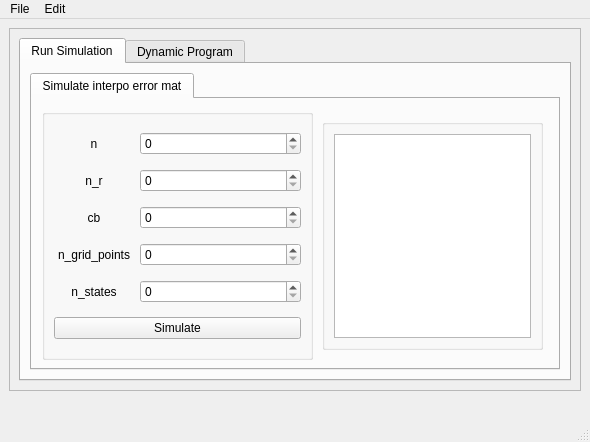
<?xml version="1.0" encoding="UTF-8"?>
<ui version="4.0">
 <class>MainWindow</class>
 <widget class="QMainWindow" name="MainWindow">
  <property name="geometry">
   <rect>
    <x>0</x>
    <y>0</y>
    <width>590</width>
    <height>442</height>
   </rect>
  </property>
  <property name="maximumSize">
   <size>
    <width>590</width>
    <height>442</height>
   </size>
  </property>
  <property name="windowTitle">
   <string>MainWindow</string>
  </property>
  <widget class="QWidget" name="centralwidget">
   <layout class="QGridLayout" name="gridLayout">
    <item row="0" column="0">
     <widget class="QFrame" name="frame">
      <property name="frameShape">
       <enum>QFrame::StyledPanel</enum>
      </property>
      <property name="frameShadow">
       <enum>QFrame::Raised</enum>
      </property>
      <layout class="QGridLayout" name="gridLayout_2">
       <item row="0" column="0">
        <widget class="QTabWidget" name="tabWidget">
         <property name="currentIndex">
          <number>0</number>
         </property>
         <widget class="QWidget" name="tab">
          <attribute name="title">
           <string>Run Simulation</string>
          </attribute>
          <layout class="QGridLayout" name="gridLayout_3">
           <item row="0" column="0">
            <widget class="QTabWidget" name="tabWidget_2">
             <property name="currentIndex">
              <number>0</number>
             </property>
             <widget class="QWidget" name="tab_3">
              <attribute name="title">
               <string>Simulate interpo error mat</string>
              </attribute>
              <widget class="QWidget" name="widget" native="true">
               <property name="geometry">
                <rect>
                 <x>10</x>
                 <y>10</y>
                 <width>501</width>
                 <height>251</height>
                </rect>
               </property>
               <widget class="QGroupBox" name="groupBox">
                <property name="geometry">
                 <rect>
                  <x>0</x>
                  <y>0</y>
                  <width>271</width>
                  <height>251</height>
                 </rect>
                </property>
                <property name="title">
                 <string/>
                </property>
                <layout class="QGridLayout" name="gridLayout_4">
                 <item row="3" column="0">
                  <widget class="QLabel" name="label_4">
                   <property name="text">
                    <string>n_grid_points</string>
                   </property>
                   <property name="alignment">
                    <set>Qt::AlignCenter</set>
                   </property>
                  </widget>
                 </item>
                 <item row="0" column="0">
                  <widget class="QLabel" name="label">
                   <property name="text">
                    <string>n</string>
                   </property>
                   <property name="alignment">
                    <set>Qt::AlignCenter</set>
                   </property>
                  </widget>
                 </item>
                 <item row="5" column="0" colspan="3">
                  <widget class="QPushButton" name="btn_simulate">
                   <property name="text">
                    <string>Simulate</string>
                   </property>
                  </widget>
                 </item>
                 <item row="0" column="1" colspan="2">
                  <widget class="QDoubleSpinBox" name="txt_n">
                   <property name="decimals">
                    <number>0</number>
                   </property>
                   <property name="maximum">
                    <double>999999999999999983222784.000000000000000</double>
                   </property>
                  </widget>
                 </item>
                 <item row="1" column="1" colspan="2">
                  <widget class="QDoubleSpinBox" name="txt_n_r">
                   <property name="decimals">
                    <number>0</number>
                   </property>
                   <property name="maximum">
                    <double>10000000000000000000000.000000000000000</double>
                   </property>
                  </widget>
                 </item>
                 <item row="2" column="1" colspan="2">
                  <widget class="QDoubleSpinBox" name="txt_cb">
                   <property name="decimals">
                    <number>0</number>
                   </property>
                   <property name="maximum">
                    <double>1000000000000000000000.000000000000000</double>
                   </property>
                  </widget>
                 </item>
                 <item row="1" column="0">
                  <widget class="QLabel" name="label_2">
                   <property name="text">
                    <string>n_r</string>
                   </property>
                   <property name="alignment">
                    <set>Qt::AlignCenter</set>
                   </property>
                  </widget>
                 </item>
                 <item row="3" column="1" colspan="2">
                  <widget class="QDoubleSpinBox" name="txt_n_grid_points">
                   <property name="decimals">
                    <number>0</number>
                   </property>
                   <property name="maximum">
                    <double>1000000000000000019884624838656.000000000000000</double>
                   </property>
                  </widget>
                 </item>
                 <item row="2" column="0">
                  <widget class="QLabel" name="label_3">
                   <property name="text">
                    <string>cb</string>
                   </property>
                   <property name="alignment">
                    <set>Qt::AlignCenter</set>
                   </property>
                  </widget>
                 </item>
                 <item row="4" column="0">
                  <widget class="QLabel" name="label_5">
                   <property name="text">
                    <string>n_states</string>
                   </property>
                   <property name="alignment">
                    <set>Qt::AlignCenter</set>
                   </property>
                  </widget>
                 </item>
                 <item row="4" column="1" colspan="2">
                  <widget class="QDoubleSpinBox" name="txt_n_states">
                   <property name="decimals">
                    <number>0</number>
                   </property>
                   <property name="maximum">
                    <double>9999999999999999635896294965248.000000000000000</double>
                   </property>
                  </widget>
                 </item>
                </layout>
               </widget>
               <widget class="QGroupBox" name="groupBox_5">
                <property name="geometry">
                 <rect>
                  <x>280</x>
                  <y>10</y>
                  <width>221</width>
                  <height>231</height>
                 </rect>
                </property>
                <property name="title">
                 <string/>
                </property>
                <layout class="QGridLayout" name="gridLayout_9">
                 <item row="0" column="0">
                  <widget class="QPlainTextEdit" name="simul_result"/>
                 </item>
                </layout>
               </widget>
              </widget>
             </widget>
            </widget>
           </item>
          </layout>
         </widget>
         <widget class="QWidget" name="tab_2">
          <attribute name="title">
           <string>Dynamic Program</string>
          </attribute>
          <layout class="QGridLayout" name="gridLayout_5">
           <item row="0" column="1">
            <widget class="QGroupBox" name="groupBox_2">
             <property name="title">
              <string/>
             </property>
             <layout class="QGridLayout" name="gridLayout_8">
              <item row="0" column="0">
               <widget class="QGroupBox" name="groupBox_3">
                <property name="title">
                 <string/>
                </property>
                <layout class="QGridLayout" name="gridLayout_6">
                 <item row="0" column="0">
                  <widget class="QLabel" name="label_6">
                   <property name="text">
                    <string>n</string>
                   </property>
                  </widget>
                 </item>
                 <item row="0" column="1" colspan="3">
                  <widget class="QSpinBox" name="txt_dp_n"/>
                 </item>
                 <item row="1" column="0">
                  <widget class="QLabel" name="label_7">
                   <property name="text">
                    <string>T</string>
                   </property>
                  </widget>
                 </item>
                 <item row="1" column="1" colspan="3">
                  <widget class="QSpinBox" name="txt_dp_T"/>
                 </item>
                 <item row="2" column="0">
                  <widget class="QLabel" name="lbl_dp_nu">
                   <property name="text">
                    <string>n_u</string>
                   </property>
                  </widget>
                 </item>
                 <item row="2" column="1" colspan="3">
                  <widget class="QSpinBox" name="txt_dp_nu"/>
                 </item>
                 <item row="3" column="0">
                  <widget class="QLabel" name="lbl_dp_nq">
                   <property name="text">
                    <string>n_q</string>
                   </property>
                  </widget>
                 </item>
                 <item row="3" column="1" colspan="3">
                  <widget class="QSpinBox" name="txt_dp_nq"/>
                 </item>
                 <item row="4" column="0">
                  <widget class="QLabel" name="lbl_dp_npoints">
                   <property name="text">
                    <string>n_points</string>
                   </property>
                  </widget>
                 </item>
                 <item row="4" column="1" colspan="3">
                  <widget class="QSpinBox" name="txt_dp_npoints"/>
                 </item>
                 <item row="5" column="0">
                  <widget class="QLabel" name="label_8">
                   <property name="text">
                    <string>B</string>
                   </property>
                  </widget>
                 </item>
                 <item row="5" column="1">
                  <widget class="QToolButton" name="btn_B">
                   <property name="text">
                    <string>...</string>
                   </property>
                  </widget>
                 </item>
                 <item row="5" column="2">
                  <widget class="QLabel" name="lbl_B_path">
                   <property name="text">
                    <string/>
                   </property>
                  </widget>
                 </item>
                 <item row="5" column="3">
                  <spacer name="horizontalSpacer">
                   <property name="orientation">
                    <enum>Qt::Horizontal</enum>
                   </property>
                   <property name="sizeHint" stdset="0">
                    <size>
                     <width>50</width>
                     <height>20</height>
                    </size>
                   </property>
                  </spacer>
                 </item>
                </layout>
               </widget>
              </item>
              <item row="0" column="1">
               <widget class="QGroupBox" name="groupBox_4">
                <property name="title">
                 <string/>
                </property>
                <layout class="QGridLayout" name="gridLayout_7">
                 <item row="0" column="0">
                  <widget class="QLabel" name="label_9">
                   <property name="text">
                    <string>Met Type</string>
                   </property>
                  </widget>
                 </item>
                 <item row="1" column="0" colspan="3">
                  <widget class="QPlainTextEdit" name="dp_result"/>
                 </item>
                 <item row="0" column="1" colspan="2">
                  <widget class="QComboBox" name="dp_combo_met">
                   <property name="editable">
                    <bool>false</bool>
                   </property>
                  </widget>
                 </item>
                </layout>
               </widget>
              </item>
              <item row="1" column="0">
               <widget class="QPushButton" name="btn_run_dp">
                <property name="text">
                 <string>Run</string>
                </property>
               </widget>
              </item>
             </layout>
            </widget>
           </item>
          </layout>
         </widget>
        </widget>
       </item>
      </layout>
     </widget>
    </item>
    <item row="1" column="0">
     <widget class="QLabel" name="lbl_status">
      <property name="text">
       <string/>
      </property>
     </widget>
    </item>
   </layout>
  </widget>
  <widget class="QMenuBar" name="menubar">
   <property name="geometry">
    <rect>
     <x>0</x>
     <y>0</y>
     <width>590</width>
     <height>22</height>
    </rect>
   </property>
   <widget class="QMenu" name="menuFile">
    <property name="title">
     <string>File</string>
    </property>
    <addaction name="actionexit"/>
   </widget>
   <widget class="QMenu" name="menuEdit">
    <property name="title">
     <string>Edit</string>
    </property>
   </widget>
   <addaction name="menuFile"/>
   <addaction name="menuEdit"/>
  </widget>
  <widget class="QStatusBar" name="statusbar"/>
  <action name="actionexit">
   <property name="text">
    <string>Exit</string>
   </property>
  </action>
 </widget>
 <resources/>
 <connections/>
</ui>
